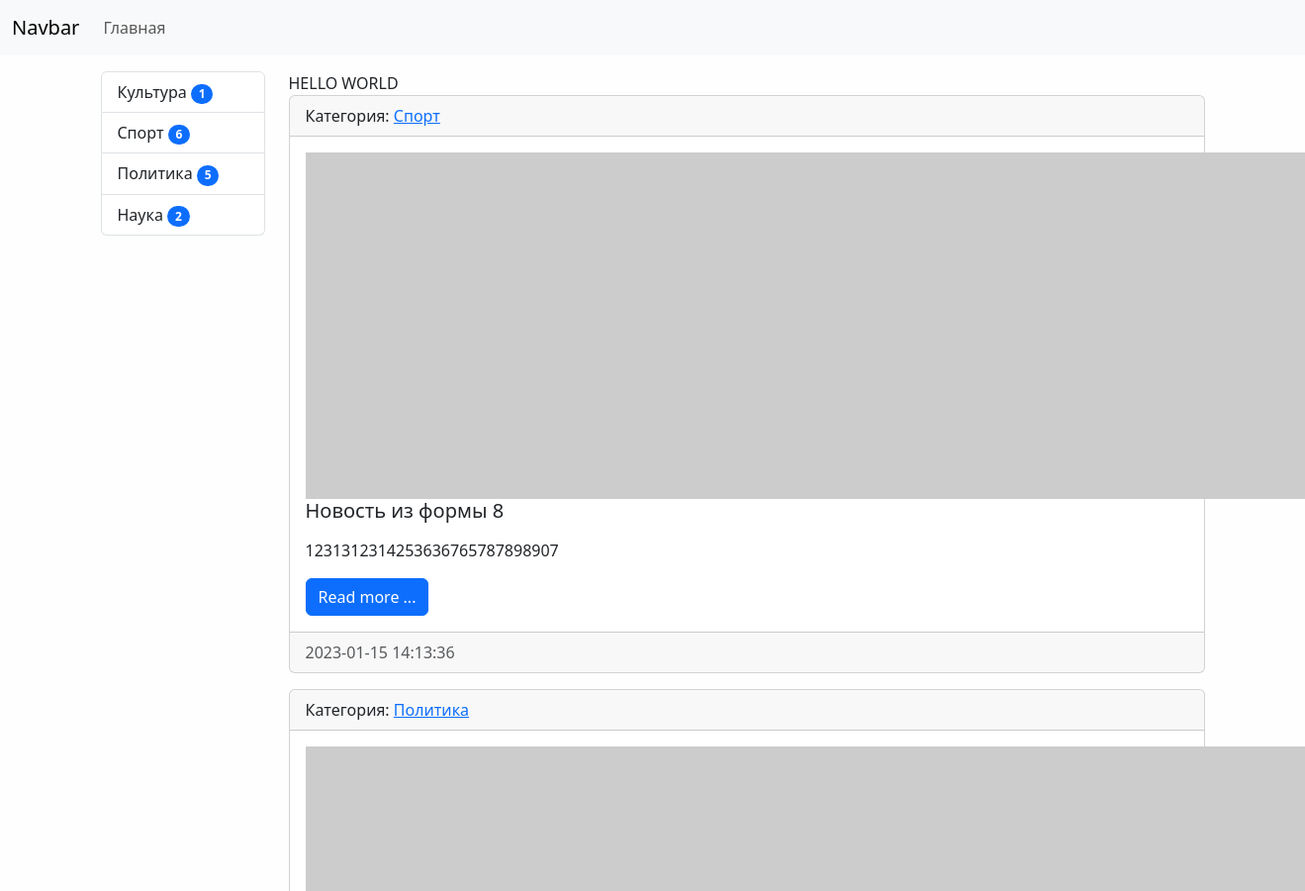
/ (upper part), run on an earlier commit of the app's database.
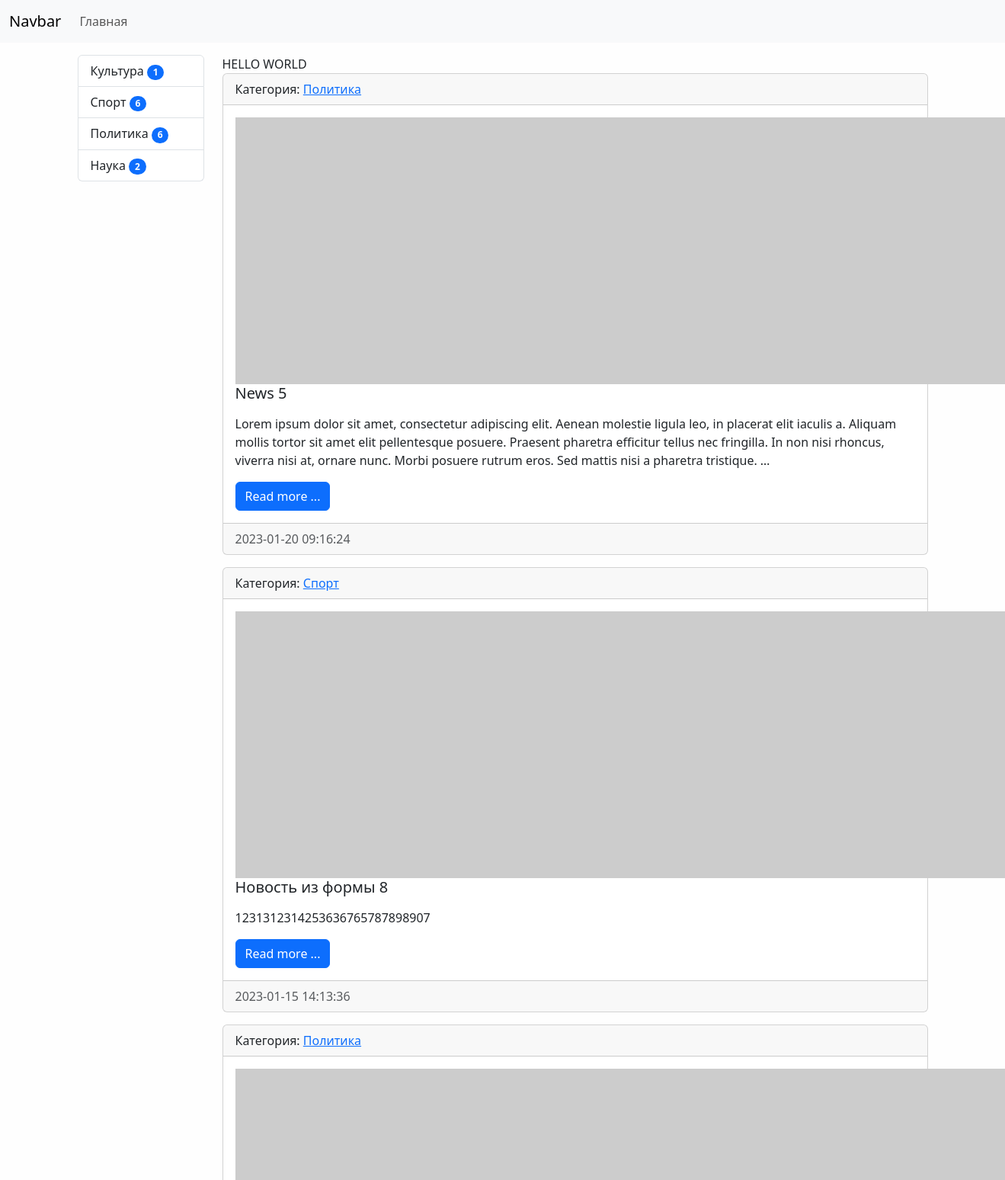
And on a later commit of the database.
### news/models.py (models this page shows, shortened)
class Category(models.Model):
    title = models.CharField(max_length=150, verbose_name='Категория', db_index=True, )
    class Meta:
        verbose_name = 'Категория'
        verbose_name_plural = 'Категории'
        ordering = ['title']
    def get_absolute_url(self):
        return reverse('category', kwargs={'category_id': self.pk})

class News(models.Model):
    title = models.CharField(max_length=150, verbose_name='Наименование')
    content = models.TextField(blank=True, verbose_name='Контент')
    created_at = models.DateTimeField(auto_now_add=True, verbose_name='Создана')
    updated_at = models.DateTimeField(auto_now=True, verbose_name='Обновлена')
    photo = models.ImageField(upload_to='photos/%Y/%m/%d', verbose_name='Фото', blank=True)
    is_publishes = models.BooleanField(default=True, verbose_name='Размещена')
    category = models.ForeignKey('Category', on_delete=models.PROTECT, verbose_name='Категория') #  null=True,
    views = models.IntegerField(default=0)
    def get_absolute_url(self):
        return reverse('view_news', kwargs={'pk': self.pk})
    class Meta:
        verbose_name = 'Новости'
        verbose_name_plural = 'Новости'
        ordering = ['-created_at']

### news/views.py (the view)
# urls.py: path('', HomeNews.as_view(), name='home'),
class HomeNews(MyMixin, ListView):
    model = News
    template_name = 'news/home_news_list.html'
    context_object_name = 'news'
    mixin_prop = 'hello world'
    def get_context_data(self, *, object_list=None, **kwargs):
        context = super().get_context_data(**kwargs)
        context['title'] = self.get_upper('Главная страница')
        context['mixin_prop'] = self.get_prop()
        return context
    def get_queryset(self):
        return News.objects.filter(is_publishes=True).select_related('category')

### news/templatetags/news_tags.py (called while the page is built)
@register.inclusion_tag('news/list_categories.html')
def show_categories(arg1='Hello', arg2='world'):
    categories = Category.objects.annotate(cnt=Count('news')).filter(cnt__gt=0)
    return {'categories': categories, 'arg1': arg1, 'arg2': arg2}

### news/utils.py (called while the page is built)
    def get_prop(self):
        return self.mixin_prop.upper()

    def get_upper(self, s):
        if isinstance(s, str):
            return s.upper()
        else:
            return s.title.upper()

### news/templates/news/home_news_list.html (shortened to what this page needs)
{% extends 'base.html' %}
{% block sidebar %}
{% include 'inc/_sidebar.html' %}
{% endblock %}
{% block content %}
{{ mixin_prop }}
{% for item in news %}
    <div class="card mb-3">
        <div class="card-header">
            Категория: <a href="{{ item.category.get_absolute_url }}"> {{ item.category.title}} </a>
        </div>
        <div class="card-body">
            <div class="media">
                {% if item.photo %}
                <img src="{{ item.photo.url }}" alt="" width="350" class="mr-3">
                {% else %}
                <img src="https://picsum.photos/id/1060/350/225/?blur=2" alt="" class="mr-3">
                {% endif %}
                <div class="media-body">
                    <h5 class="card-title">{{ item.title }}</h5>
                    <p class="card-text">{{ item.content|linebreaks|truncatewords:50 }}</p>
                    <a href="{{ item.get_absolute_url}}" class="btn btn-primary">Read more ...</a>
                </div>
            </div>
        </div>
        <div class="card-footer text-muted">
            {{ item.created_at|date:"Y-m-d H:i:s" }}
        </div>
    </div>
{% endfor %}
{% endblock %}

### templates/base.html (shortened to what this page needs)
<!doctype html>
{% load static %}
<html lang="ru">
<head>
    <link rel="stylesheet" href="{% static 'bootstrap/css/bootstrap.min.css' %}">
    <link rel="stylesheet" href="{% static 'css/style.css' %}">
</head>
<body>
{% include 'inc/_nav.html' %}
<div class="container mt-3">
    <div class="row">
        <div class="col-xl-2">
            {% block sidebar %}SIDEBAR{% endblock %}
        </div>
        <div class="col-xl-10">
            {% block content %}CONTENT{% endblock %}
        </div>
    </div>
</div>
</body>
</html>

### templates/inc/_nav.html (shortened to what this page needs)
<nav class="navbar navbar-expand-lg bg-light">
    <div class="container-fluid">
        <a class="navbar-brand" href="{% url 'home' %}">Navbar</a>
        <div class="collapse navbar-collapse" id="navbarSupportedContent">
            <ul class="navbar-nav me-auto mb-2 mb-lg-0">
                <li class="nav-item"><a class="nav-link" href="{% url 'home' %}">Главная</a></li>
            </ul>
        </div>
    </div>
</nav>

### templates/inc/_sidebar.html (shortened to what this page needs)
{% load news_tags %}
{% show_categories %}

### news/templates/news/list_categories.html
<div class="list-group">
    {% for item in categories %}
    <a href="{{ item.get_absolute_url }}" class="list-group-item list-group-item-action">
        {{ item.title }} <span class="badge bg-primary rounded-pill">     {{ item.cnt }}
    </span> </a>
    {% endfor %}
</div>

### yasite/static/css/style.css (style rules this page uses)
body { background-color: #fefefe; }

What changed in the data, as far as the page shows it:
computed for Category "Политика": cnt "5" → "6"
added News: category "Политика", title "News 5", content "Lorem ipsum dolor sit amet, consectetur adipiscing elit. Aenean molestie ligula leo, in placerat elit iaculis a. Aliquam mollis tortor sit amet elit pellentesque posuere. Praesent pharetra efficitur tellus nec fringilla. In non nisi rhoncus, viverra nisi at, ornare nunc. Morbi posuere rutrum eros. Sed mattis nisi a pharetra tristique. …", created_at "2023-01-20 09:16:24"
